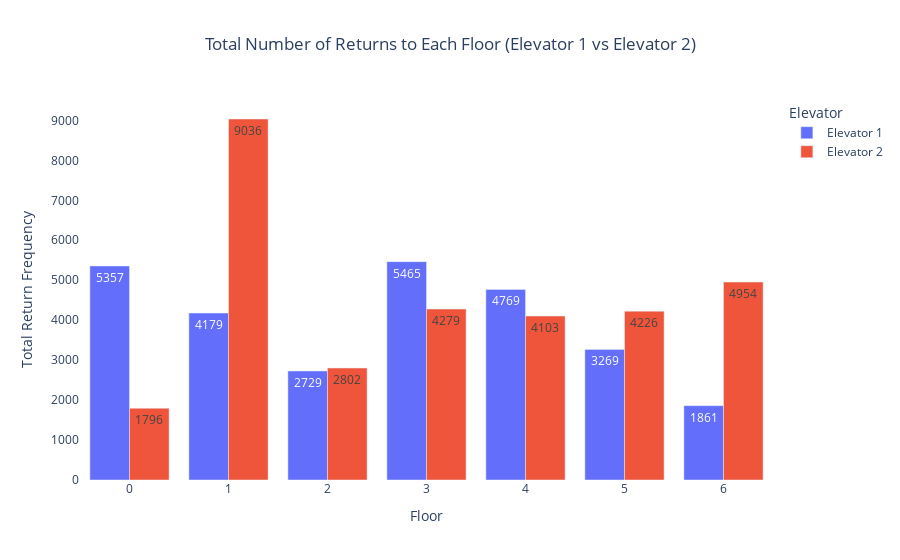

The notebook cell this image was saved under:
### Code cell
import pandas as pd
import plotly.express as px

# Convert the received_time column to datetime format
df_1['received_time'] = pd.to_datetime(df_1['received_time'])
df_2['received_time'] = pd.to_datetime(df_2['received_time'])

# Sort by elevator ID and timestamp
df_1 = df_1.sort_values(by=['unit_id', 'received_time'])
df_2 = df_2.sort_values(by=['unit_id', 'received_time'])

# Filter out rows with invalid floor data
df_1 = df_1[(df_1['start_floor'] != -1) & (df_1['end_floor'] != -1)]
df_2 = df_2[(df_2['start_floor'] != -1) & (df_2['end_floor'] != -1)]

# Determine the time difference between consecutive rows
df_1['time_diff'] = df_1.groupby('unit_id')['received_time'].diff().dt.total_seconds()
df_2['time_diff'] = df_2.groupby('unit_id')['received_time'].diff().dt.total_seconds()

# Assume a threshold for inactivity (e.g., 5 minutes = 300 seconds)
inactivity_threshold = 300

# Identify periods of inactivity
df_1['is_inactive'] = df_1['time_diff'] > inactivity_threshold
df_2['is_inactive'] = df_2['time_diff'] > inactivity_threshold

# Shift the 'end_floor' to the previous row to get the floor the elevator moves to after inactivity
df_1['next_floor_after_inactivity'] = df_1['end_floor'].shift(-1)
df_2['next_floor_after_inactivity'] = df_2['end_floor'].shift(-1)

# Filter out rows where the elevator is stationary at the same floor
df_1 = df_1[~(df_1['end_floor'] == df_1['next_floor_after_inactivity'])]
df_2 = df_2[~(df_2['end_floor'] == df_2['next_floor_after_inactivity'])]

# Filter only rows where inactivity is identified
inactive_df_1 = df_1[df_1['is_inactive']]
inactive_df_2 = df_2[df_2['is_inactive']]

# Calculate the frequency of returns to each floor (excluding idle times)
return_frequencies_1 = df_1.groupby(['end_floor', 'start_floor']).size().reset_index(name='count')
return_frequencies_2 = df_2.groupby(['end_floor', 'start_floor']).size().reset_index(name='count')

# Summarize the total number of returns to each floor
total_returns_1 = return_frequencies_1.groupby('end_floor')['count'].sum().reset_index(name='total_count')
total_returns_2 = return_frequencies_2.groupby('end_floor')['count'].sum().reset_index(name='total_count')

# Add a column to distinguish the data source
total_returns_1['elevator'] = 'Elevator 1'
total_returns_2['elevator'] = 'Elevator 2'

# Combine both dataframes
combined_returns = pd.concat([total_returns_1, total_returns_2])

# Create a side-by-side bar plot
fig = px.bar(combined_returns,
             x='end_floor',
             y='total_count',
             color='elevator',
             barmode='group',
             title='Total Number of Returns to Each Floor (Elevator 1 vs Elevator 2)',
             labels={'end_floor': 'Floor', 'total_count': 'Total Return Frequency', 'elevator': 'Elevator'},
             text='total_count',  # Display total count on bars
             hover_name='elevator',  # Display elevator on hover
             hover_data={'elevator': False, 'total_count': ':.0f'}  # Format hover data
             )

# Update layout for better visualization
fig.update_layout(xaxis_title='Floor',
                  yaxis_title='Total Return Frequency',
                  title={'x': 0.5},
                  uniformtext_minsize=8,  # Minimum font size for text on bars
                  uniformtext_mode='hide',  # Hide text if it doesn't fit
                  plot_bgcolor='rgba(0,0,0,0)',  # Transparent plot background
                  hoverlabel=dict(bgcolor="white", font_size=12, font_family="Rockwell")  # Custom hover label
                  )

# Display the plot
fig.show()

# Save the plot as HTML
fig.write_html('combined_bar_plot.html')

### Figure 1 — Plotly figure (JSON) as saved in the notebook; plotly's stock layout.template omitted (floating-point values rounded to 4 significant figures)
{"data": [{"alignmentgroup": "True", "customdata": [["Elevator 1"], ["Elevator 1"], ["Elevator 1"], ["Elevator 1"], ["Elevator 1"], ["Elevator 1"], ["Elevator 1"]], "hovertemplate": "<b>%{hovertext}</b><br><br>Floor=%{x}<br>Total Return Frequency=%{text:.0f}<extra></extra>", "hovertext": ["Elevator 1", "Elevator 1", "Elevator 1", "Elevator 1", "Elevator 1", "Elevator 1", "Elevator 1"], "legendgroup": "Elevator 1", "marker": {"color": "#636efa", "pattern": {"shape": ""}}, "name": "Elevator 1", "offsetgroup": "Elevator 1", "orientation": "v", "showlegend": true, "text": [5357, 4179, 2729, 5465, 4769, 3269, 1861], "textposition": "auto", "type": "bar", "x": [0, 1, 2, 3, 4, 5, 6], "xaxis": "x", "y": [5357, 4179, 2729, 5465, 4769, 3269, 1861], "yaxis": "y"}, {"alignmentgroup": "True", "customdata": [["Elevator 2"], ["Elevator 2"], ["Elevator 2"], ["Elevator 2"], ["Elevator 2"], ["Elevator 2"], ["Elevator 2"]], "hovertemplate": "<b>%{hovertext}</b><br><br>Floor=%{x}<br>Total Return Frequency=%{text:.0f}<extra></extra>", "hovertext": ["Elevator 2", "Elevator 2", "Elevator 2", "Elevator 2", "Elevator 2", "Elevator 2", "Elevator 2"], "legendgroup": "Elevator 2", "marker": {"color": "#EF553B", "pattern": {"shape": ""}}, "name": "Elevator 2", "offsetgroup": "Elevator 2", "orientation": "v", "showlegend": true, "text": [1796, 9036, 2802, 4279, 4103, 4226, 4954], "textposition": "auto", "type": "bar", "x": [0, 1, 2, 3, 4, 5, 6], "xaxis": "x", "y": [1796, 9036, 2802, 4279, 4103, 4226, 4954], "yaxis": "y"}], "layout": {"autosize": true, "barmode": "group", "hoverlabel": {"bgcolor": "white", "font": {"family": "Rockwell", "size": 12}}, "legend": {"title": {"text": "Elevator"}, "tracegroupgap": 0}, "plot_bgcolor": "rgba(0, 0, 0, 0)", "title": {"text": "Total Number of Returns to Each Floor (Elevator 1 vs Elevator 2)", "x": 0.5}, "uniformtext": {"minsize": 8, "mode": "hide"}, "xaxis": {"anchor": "y", "autorange": true, "domain": [0, 1], "range": [-0.5, 6.5], "title": {"text": "Floor"}, "type": "linear"}, "yaxis": {"anchor": "x", "autorange": true, "domain": [0, 1], "range": [0, 9512.0], "title": {"text": "Total Return Frequency"}, "type": "linear"}}}
